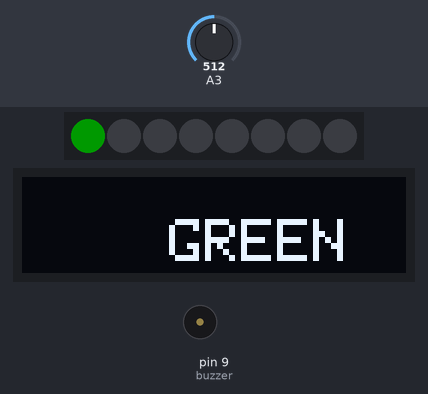
Bench run of a sketch on a simulated Arduino Uno, built with avr-gcc and run on an emulated ATmega328P. Parts: 8 RGB LEDs in strip order, left to right, 128×32 one-colour display, buzzer (waves = sounding). Inputs (shaded band) come from the test bench; at power-on: A3 = 512. Dim RGB values are drawn brighter than linear; random numbers use the default seed unless the sketch sets one; what the sketch prints to the serial monitor is not drawn.

Above: at 0.24 s.
At 4.98 s:
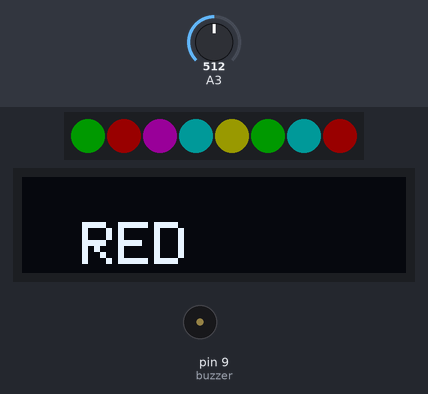
At 10.03 s:
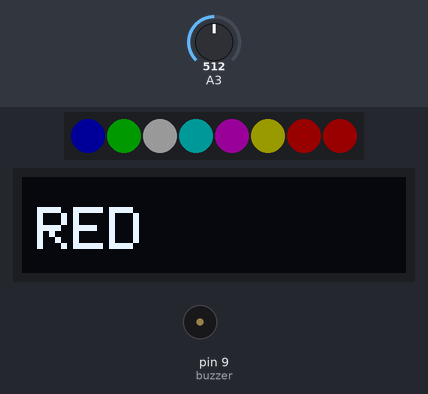
At 19.81 s:
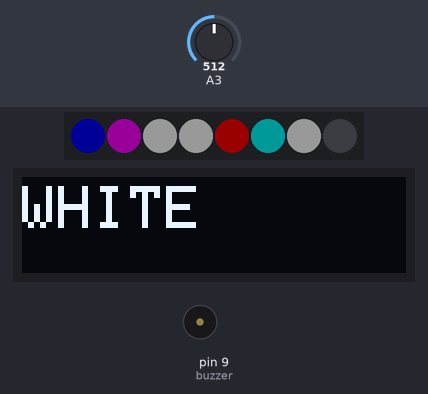
At 29.59 s:
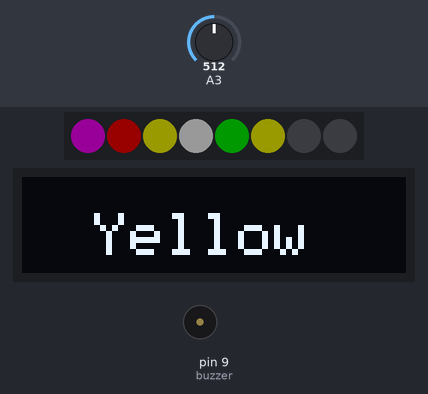
At 39.69 s:
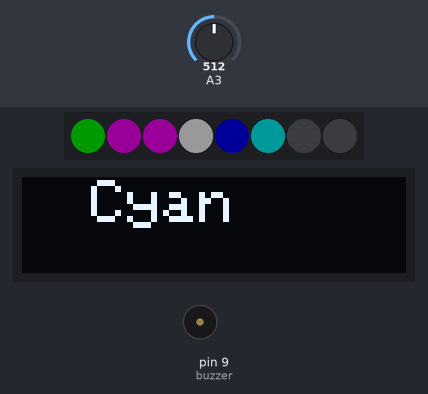
Timing chart, 0 to 40.0 s (numbered marks = the images above):
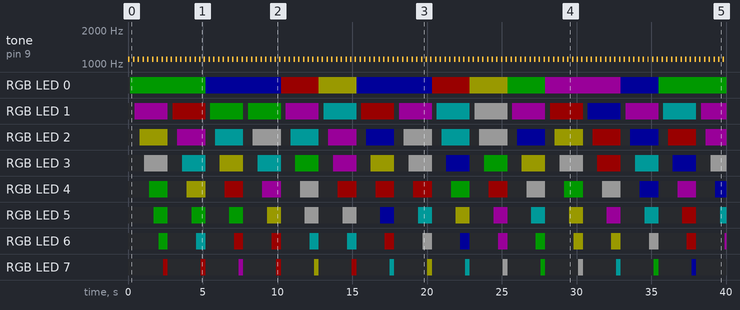

Measured:
- by itself, tone on pin 9 (buzzer): alternates 1100 Hz for 0.10 s and silent for 0.22 s
- by itself, RGB LED 4: off → RGB(0, 25, 0) at 1.4 s, → off 1.3 s later, → RGB(25, 25, 0) 1.3 s later, → off 1.3 s later, … (31 changes in this stretch)
- by itself, RGB LED 5: off → RGB(0, 25, 0) at 1.7 s, → off 0.95 s later, → RGB(0, 25, 0) 1.6 s later, → off 0.95 s later, … (31 changes in this stretch)

The sketch:

random_z_0_i_255__OLED___Buzzer.ino
```cpp
#include <Adafruit_NeoPixel.h>
#include <Wire.h> // standardowa biblioteka Arduino
//#include <LiquidCrystal_I2C.h>
#define PIN 3 // On Trinket or Gemma, suggest changing this to 1

// How many NeoPixels are attached to the Arduino?
#define NUMPIXELS 8 // Popular NeoPixel ring size

//LiquidCrystal_I2C lcd(0x27, 20, 4);
Adafruit_NeoPixel pixels(NUMPIXELS, PIN, NEO_GRB + NEO_KHZ800);

#define DELAYVAL 200 // Time (in milliseconds) to pause between pixels

const int buzzer = 9;
#include <Adafruit_GFX.h>
#include <Adafruit_SSD1306.h>

#define SCREEN_WIDTH 128 // OLED display width, in pixels
#define SCREEN_HEIGHT 32 // OLED display height, in pixels

// Declaration for an SSD1306 display connected to I2C (SDA, SCL pins)
Adafruit_SSD1306 display(SCREEN_WIDTH, SCREEN_HEIGHT, &Wire, -1);


void setup()
{

    pinMode(buzzer, OUTPUT);
    Serial.begin(9600);
    pixels.begin(); // INITIALIZE NeoPixel strip object (REQUIRED)
    pixels.show();
    pixels.setBrightness(25);
    randomSeed(analogRead(3));
    //lcd.init();
    //lcd.backlight();
    //lcd.begin(16, 2);    //Deklaracja typu
    //lcd.setCursor(0, 0); //Ustawienie kursora
 Serial.begin(115200);
    randomSeed(analogRead(3));
  if(!display.begin(SSD1306_SWITCHCAPVCC, 0x3C)) { // Address 0x3D for 128x64
    Serial.println(F("SSD1306 allocation failed"));
    for(;;);
  }
}

void loop()
{

    pixels.clear();
    for (int i = 0; i < NUMPIXELS; i++)
    { // For each pixel...
        {

            tone(buzzer, 1100); // Send 1KHz sound signal...
            delay(100);         // ...for 1 sec
            noTone(buzzer);     // Stop sound...
            delay(1);
            //lcd.clear();
            //lcd.setCursor(random(0, 10), random(2));
             display.clearDisplay();

            display.setTextSize(2);
            display.setTextColor(WHITE);
            display.setCursor(random(0,55) ,random(0,18));
            switch (random(0, 7))


            {
            case 0:
                pixels.setPixelColor(i, pixels.Color(255, 0, 0));
                display.print("RED");
                display.display();
                break;
            case 1:
                pixels.setPixelColor(i, pixels.Color(0, 255, 0));
                display.print("GREEN");
                display.display();
                break;
            case 2:
                pixels.setPixelColor(i, pixels.Color(0, 0, 255));
                display.print("BLUE");
                display.display();
                break;
            case 3:
                pixels.setPixelColor(i, pixels.Color(255, 255, 255));
                display.print("WHITE");
                display.display();
                break;
            case 4:
                pixels.setPixelColor(i, pixels.Color(255, 255, 0)); //Yellow
                display.print("Yellow");
                display.display();
                break;
            case 5:
                pixels.setPixelColor(i, pixels.Color(0, 255, 255)); //Cyan
                display.print("Cyan");
                display.display();
                break;
            case 6:
                pixels.setPixelColor(i, pixels.Color(255, 0, 255)); //Magenta
                display.print("Magenta");
                display.display();
                break;
                noTone(buzzer); // Stop sound...
                delay(1);
            }
        }
        //pixels.setPixelColor(i, pixels.Color(random(y),random(y),random(y)));
        pixels.show();   // Send the updated pixel colors to the hardware.
        delay(DELAYVAL); // Pause before next pass through loop
        Serial.println(i);
    }
}
```
